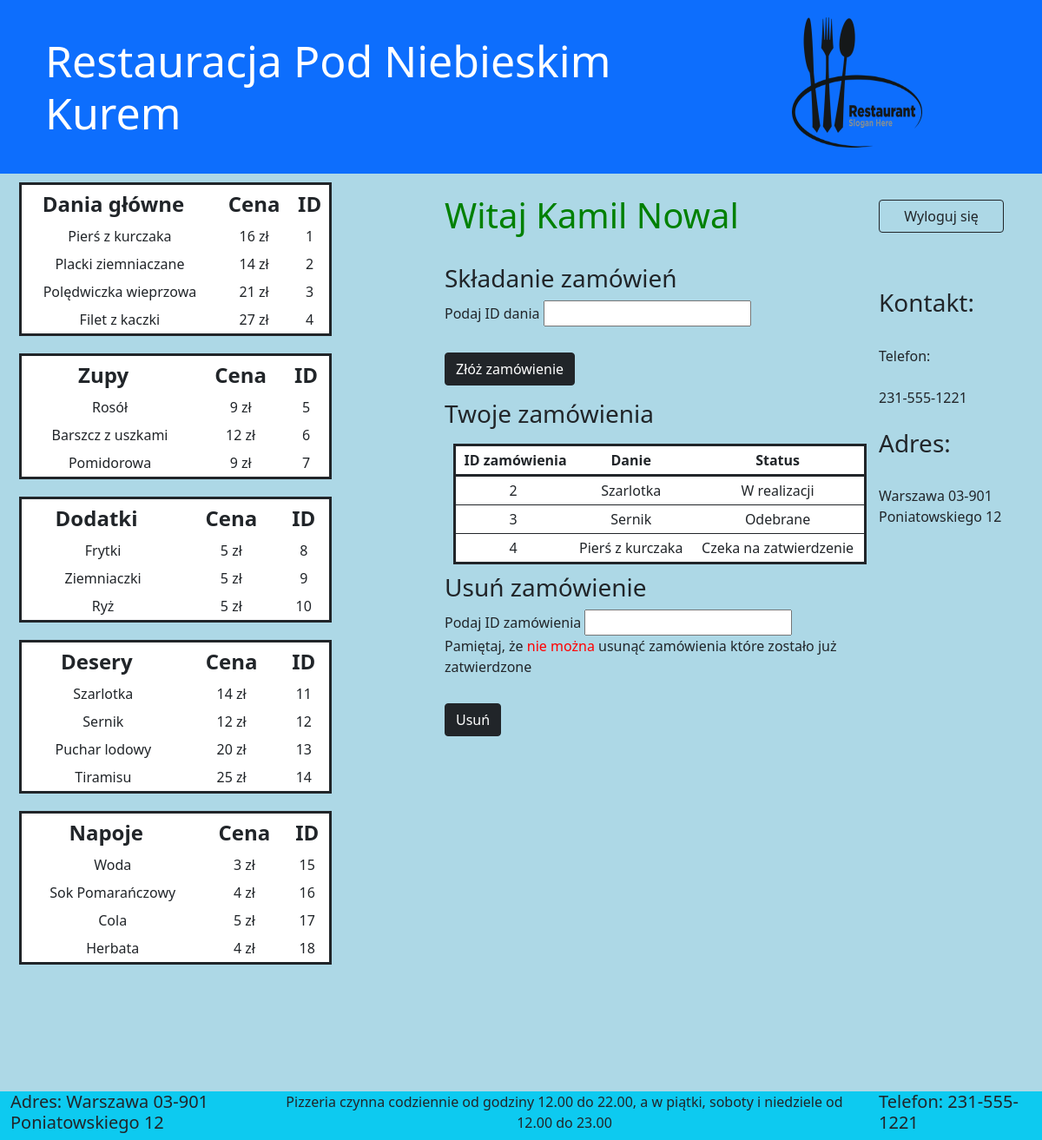
/index.php (signed in), run on the app's committed database.
### tables this page shows
CREATE TABLE `dania` (
  `ID` int(11) NOT NULL,
  `typ` int(11) DEFAULT NULL,
  `nazwa` varchar(30) DEFAULT NULL,
  `cena` int(11) DEFAULT NULL
);

CREATE TABLE `zamowienia` (
  `ID` int(11) NOT NULL,
  `klient` varchar(61) NOT NULL,
  `ID_dania` int(11) NOT NULL,
  `telefon` int(9) DEFAULT NULL,
  `status` int(11) DEFAULT NULL
);

CREATE TABLE `status` (
  `ID` int(11) NOT NULL,
  `opis` varchar(30) NOT NULL
);

### index.php (the view, shortened to what the rows shown need)
<html>
    <head>
<?php
$host="localhost";
$db="restauracjapnk";
$dbuser="root";
$dbpass="";
$conn= new mysqli($host,$dbuser,$dbpass,$db);
?>
        <link href="https://cdn.jsdelivr.net/npm/bootstrap@5.1.3/dist/css/bootstrap.min.css" rel="stylesheet">
    </head>
    <body style="background-color:lightblue">
    <header class="container-fluid bg-primary">
        <div class="row" style="height:200px;">
            <div class="col-9">
                <h1 style="color:white;">Restauracja Pod Niebieskim Kurem</h1>
            </div>
        </div>
    </header>
    <div class="container-fluid">
        <div class="row">
            <div class="col-5">
<?php
if(isset($_COOKIE['pracownik'])){
  $sql="
  select id,id_dania,status
  from zamowienia;
  ";
  $result =$conn->query($sql);
  if ($result->num_rows > 0) {
    echo("
    <table class='zamowienia'>
      <tr>
        <th style='padding-right:0px;'>ID zamówienia</th>
        <th>Danie</th>
        <th>Status</th>
      </tr>
    ");
    while($row = $result->fetch_assoc()) {
      $id=$row["id_dania"];
      $sql1="
        select nazwa
        from dania
        where
        ID=$id;
        ";
      $result1 =$conn->query($sql1);
      if($result1==TRUE){
        $result2 = $result1->fetch_assoc();
        $danie=$result2['nazwa'];
      }
      else{
        $danie=$id;
      }
    echo("
      <tr>
        <td class='text-center'>".$row["id"]."</td>
        <td class='text-center'>".$danie."</td>
        <td class='text-center'>".$row["status"]."</td>
      </tr>
    ");
  }
  echo("</table>");
}
 else {
  echo "Brak zamówień"
  ;}
  $sql="
  select nazwa,cena,id
  from dania
  where typ=1;
  ";
  $result =$conn->query($sql);
  if ($result->num_rows > 0) {
    echo("
    <table>
      <tr>
        <th style='padding-right:20px;'>Dania główne</th>
        <th>Cena</th>
        <th>ID</th>
      </tr>
    ");
  while($row = $result->fetch_assoc()) {
    echo("
      <tr>
        <td>".$row["nazwa"]."</td>
        <td class='text-center'>".$row["cena"]." zł</td>
        <td class='text-center'>".$row["id"]."</td>
      </tr>
    ");
  }
  echo("</table>");
}
 else {
  echo "0 results";}
  $sql="
  select nazwa,cena,id
  from dania
  where typ=2;
  ";
  $result =$conn->query($sql);
  if ($result->num_rows > 0) {
    echo("
    <table>
      <tr>
        <th style='padding-right:20px;'>Zupy</th>
        <th>Cena</th>
        <th>ID</th>
      </tr>
    ");
  while($row = $result->fetch_assoc()) {
    echo("
      <tr>
        <td>".$row["nazwa"]."</td>
        <td class='text-center'>".$row["cena"]." zł</td>
        <td class='text-center'>".$row["id"]."</td>
      </tr>
    ");
  }
  echo("</table>");
}
 else {
  echo "0 results";}
  $sql="
  select nazwa,cena,id
  from dania
  where typ=3;
  ";
  $result =$conn->query($sql);
  if ($result->num_rows > 0) {
    echo("
    <table>
      <tr>
        <th style='padding-right:20px;'>Dodatki</th>
        <th>Cena</th>
        <th>ID</th>
      </tr>
    ");
  while($row = $result->fetch_assoc()) {
    echo("
      <tr>
        <td>".$row["nazwa"]."</td>
        <td class='text-center'>".$row["cena"]." zł</td>
        <td class='text-center'>".$row["id"]."</td>
      </tr>
    ");
  }
  echo("</table>");
}
 else {
  echo "0 results";}
  $sql="
  select nazwa,cena,id
  from dania
  where typ=4;
  ";
  $result =$conn->query($sql);
  if ($result->num_rows > 0) {
    echo("
    <table>
      <tr>
        <th style='padding-right:20px;'>Desery</th>
        <th>Cena</th>
        <th>ID</th>
      </tr>
    ");
  while($row = $result->fetch_assoc()) {
    echo("
      <tr>
        <td>".$row["nazwa"]."</td>
        <td class='text-center'>".$row["cena"]." zł</td>
        <td class='text-center'>".$row["id"]."</td>
      </tr>
    ");
  }
  echo("</table>");
}
 else {
  echo "0 results";}
  $sql="
  select nazwa,cena,id
  from dania
  where typ=5;
  ";
  $result =$conn->query($sql);
  if ($result->num_rows > 0) {
    echo("
    <table>
      <tr>
        <th style='padding-right:20px;'>Napoje</th>
        <th>Cena</th>
        <th>ID</th>
      </tr>
    ");
  while($row = $result->fetch_assoc()) {
    echo("
      <tr>
        <td>".$row["nazwa"]."</td>
        <td class='text-center'>".$row["cena"]." zł</td>
        <td class='text-center'>".$row["id"]."</td>
      </tr>
    ");
  }
  echo("</table>");
}
 else {
  echo "0 results";}
}
else{
if(isset($_COOKIE['imie'])&& isset($_COOKIE['nazwisko'])){
  $sql="
  select nazwa,cena,id
  from dania
  where typ=1;
  ";
  $result =$conn->query($sql);
  if ($result->num_rows > 0) {
    echo("
    <table>
      <tr>
        <th style='padding-right:20px;'>Dania główne</th>
        <th>Cena</th>
        <th>ID</th>
      </tr>
    ");
  while($row = $result->fetch_assoc()) {
    echo("
      <tr>
        <td>".$row["nazwa"]."</td>
        <td class='text-center'>".$row["cena"]." zł</td>
        <td class='text-center'>".$row["id"]."</td>
      </tr>
    ");
  }
  echo("</table>");
}
 else {
  echo "0 results";}
  $sql="
  select nazwa,cena,id
  from dania
  where typ=2;
  ";
  $result =$conn->query($sql);
  if ($result->num_rows > 0) {
    echo("
    <table>
      <tr>
        <th style='padding-right:20px;'>Zupy</th>
        <th>Cena</th>
        <th>ID</th>
      </tr>
    ");
  while($row = $result->fetch_assoc()) {
    echo("
      <tr>
        <td>".$row["nazwa"]."</td>
        <td class='text-center'>".$row["cena"]." zł</td>
        <td class='text-center'>".$row["id"]."</td>
      </tr>
    ");
  }
  echo("</table>");
}
 else {
  echo "0 results";}
  $sql="
  select nazwa,cena,id
  from dania
  where typ=3;
  ";
  $result =$conn->query($sql);
  if ($result->num_rows > 0) {
    echo("
    <table>
      <tr>
        <th style='padding-right:20px;'>Dodatki</th>
        <th>Cena</th>
        <th>ID</th>
      </tr>
    ");
  while($row = $result->fetch_assoc()) {
    echo("
      <tr>
        <td>".$row["nazwa"]."</td>
        <td class='text-center'>".$row["cena"]." zł</td>
        <td class='text-center'>".$row["id"]."</td>
      </tr>
    ");
  }
  echo("</table>");
}
 else {
  echo "0 results";}
  $sql="
  select nazwa,cena,id
  from dania
  where typ=4;
  ";
  $result =$conn->query($sql);
  if ($result->num_rows > 0) {
    echo("
    <table>
      <tr>
        <th style='padding-right:20px;'>Desery</th>
        <th>Cena</th>
        <th>ID</th>
      </tr>
    ");
  while($row = $result->fetch_assoc()) {
    echo("
      <tr>
        <td>".$row["nazwa"]."</td>
        <td class='text-center'>".$row["cena"]." zł</td>
        <td class='text-center'>".$row["id"]."</td>
      </tr>
    ");
  }
  echo("</table>");
}
 else {
  echo "0 results";}
  $sql="
  select nazwa,cena,id
  from dania
  where typ=5;
  ";
  $result =$conn->query($sql);
  if ($result->num_rows > 0) {
    echo("
    <table>
      <tr>
        <th style='padding-right:20px;'>Napoje</th>
        <th>Cena</th>
        <th>ID</th>
      </tr>
    ");
  while($row = $result->fetch_assoc()) {
    echo("
      <tr>
        <td>".$row["nazwa"]."</td>
        <td class='text-center'>".$row["cena"]." zł</td>
        <td class='text-center'>".$row["id"]."</td>
      </tr>
    ");
  }
  echo("</table>");
}
 else {
  echo "0 results";}
}
}
?>
            </div>
            <div class='col-5'>
<?php
if(isset($_COOKIE['pracownik'])){
  echo("
  <br/>
  <h1 style='color:green;'>Witaj w panelu administracyjnym</h1>
  <br/>
  <form action='' method='post'>
    <h3>Edytuj status zamówień</h3>
    <label>Podaj ID zamówienia</label><br/>
      <input type='number' name='id'><br/>
    <label>Podaj status zamówienia</label><br/>
      <input type='number' name='status'><br/>
      <input style='margin-top:30px;' class='btn btn-dark d-flex justify-content-center' type='submit' value='Edytuj' name='edycja'/>
  </form>
  ");
if(isset($_POST["edycja"])){
  $id=$_POST["id"];
  $status=$_POST["status"];
  if(empty($id)==TRUE || empty($status)==TRUE){
    echo "<div class='text-center' style='color:red'>Uzupełnij wsztstkie rubryki</div>";
  }
  else{
    $sql="
    UPDATE zamowienia
    SET status=$status
    WHERE id=$id;
    ";
    $result =$conn->query($sql);
    if ($result==TRUE){
      echo "
      <br/><form action='' method='post'>
      <div class='text-center' style='color:green'>Edycja udana,
      <input type='submit'name='reload' value='odśwież'>
      by zobaczyć zmiany</div>
      </form>
      ";
    }
    else{
      echo "<div class='text-center' style='color:red'>Edycja nieudana</div>";
    }
  }
}
echo("
<br/><div style='color:purple'>STATUS ZAMÓWIENIA:</div>
<div style='color:purple'>1 - zamówienie czeka na zatwierdzenie</div>
<div style='color:purple'>2 - zamówienie w trakcie realizowania</div>
<div style='color:purple'>3 - zamówienie jest gotowe</div>
<div style='color:purple'>4 - zamówienie odebrane przez klienta</div><br/>
<form action='' method='post'>
  <h3>Usuń zamówienie</h3>
  <label>Podaj ID zamówienia</label><br/>
    <input type='number' name='id'>
    <input style='margin-top:30px;' class='btn btn-dark d-flex justify-content-center' type='submit' value='Usuń' name='p_usun'/>
</form>
");
if(isset($_POST["p_usun"])){
  $id=$_POST["id"];
  if(empty($id)==TRUE){
    echo "<div class='text-center' style='color:red'>Wpisz id zamówienia</div>";
  }
  else{
    $sql="
    DELETE FROM zamowienia
    WHERE id=$id;
    ";
    $result =$conn->query($sql);
    if ($result==TRUE){
      $int=$conn->affected_rows;
      if($int>0){
      echo "
        <br/><form action='' method='post'>
        <div class='text-center' style='color:green'>Usunięto zamówienie,
        <input type='submit'name='reload' value='odśwież'>
        by zobaczyć zmiany</div>
        </form>
      ";
      }
      else{
      echo "
      <div class='text-center' style='color:red'>Nie ma zamówienia o takim ID</div>
      ";
      }
    }
    else{
      echo "<div class='text-center' style='color:red'>Nie udało się usunąć zamówienia</div>";
    }
  }
}
echo("
  <form action='' method='post'>
    <h3>Dodawanie dań do menu</h3>
    <label>Nazwa</label><br/>
      <input type='text' name='nazwa'><br/>
    <label>Cena</label><br/>
      <input type='number' name='cena'><br/>
    <label>Typ</label><br/>
      <input type='number' name='typ'><br/>
      <input style='margin-top:30px;' class='btn btn-dark d-flex justify-content-center' type='submit' value='Dodaj' name='dodawanie_d'/>
  </form>
");
if(isset($_POST['dodawanie_d'])){
  $nazwa=$_POST['nazwa'];
  $cena=$_POST['cena'];
  $typ=$_POST['typ'];
  if(empty($nazwa)==TRUE || empty($cena)==TRUE || empty($typ)==TRUE){
    echo "<div class='text-center' style='color:red'>Uzupełnij wszystkie rubryki</div>";
  }
  else{
    $sql="
    INSERT INTO dania(nazwa,cena,typ)
    VALUES
    ('$nazwa',$cena,$typ);
    ";
    $result =$conn->query($sql);
    if ($result==TRUE){
      echo("
      <br/><form action='' method='post'>
        <div class='text-center' style='color:green'>Dodano danie,
        <input type='submit'name='reload' value='odśwież'>
        by zobaczyć zmiany</div>
      </form>
      ");
    }
    else{
      echo "<div class='text-center' style='color:red'>Nie udało się dodać dania</div>";
    }
  }
}
echo("
<br/><div style='color:purple'>TYP DANIA:</div>
<div style='color:purple'>1 - Danie główne</div>
<div style='color:purple'>2 - Zupa</div>
<div style='color:purple'>3 - Dodatek</div>
<div style='color:purple'>4 - Deser</div>
<div style='color:purple'>4 - Napój</div><br/>
");
echo("
<form action='' method='post'>
  <h3>Usuń danie</h3>
  <label>Podaj ID dania</label><br/>
    <input type='number' name='id'>
    <input style='margin-top:30px;' class='btn btn-dark d-flex justify-content-center' type='submit' value='Usuń' name='p_usun_danie'/>
</form>
");
if(isset($_POST["p_usun_danie"])){
  $id=$_POST["id"];
  if(empty($id)==TRUE){
    echo "<div class='text-center' style='color:red'>Wpisz ID dania</div>";
  }
  else{
    $sql="
    DELETE FROM dania
    WHERE id=$id;
    ";
    $result =$conn->query($sql);
    if ($result==TRUE){
      $int=$conn->affected_rows;
      if($int>0){
      echo "
        <br/><form action='' method='post'>
        <div class='text-center' style='color:green'>Usunięto danie,
        <input type='submit'name='reload' value='odśwież'>
        by zobaczyć zmiany</div>
        </form>
      ";
      }
      else{
      echo "
      <div class='text-center' style='color:red'>Nie ma dania o takim ID</div>
      ";
      }
    }
    else{
      echo "<div class='text-center' style='color:red'>Nie udało się usunąć dania</div>";
    }
  }
}
}
else{
if(isset($_COOKIE['imie'])&& isset($_COOKIE['nazwisko'])){
  $imie=$_COOKIE['imie'];
  $nazwisko=$_COOKIE['nazwisko'];
  echo("
  <br/>
  <h1 style='color:green;'>Witaj $imie $nazwisko</h1>
  <br/>
  <form action='' method='post'>
    <h3>Składanie zamówień</h3>
    <label>Podaj ID dania</label>
      <input type='number' name='id'>
      <input style='margin-top:30px;' class='btn btn-dark d-flex justify-content-center' type='submit' value='Złóż zamówienie' name='zamowienie'/>
  </form>
");
  $imie=$_COOKIE['imie'];
  $nazwisko=$_COOKIE['nazwisko'];
  $sql="
  select id,id_dania,status
  from zamowienia
  where
  klient='$imie $nazwisko';
  ";
  $result =$conn->query($sql);
  if ($result->num_rows > 0) {
    echo("
    <table class='zamowienia'>
      <tr>
        <th style='padding-right:0px;'>ID zamówienia</th>
        <th>Danie</th>
        <th>Status</th>
      </tr>
    ");
  while($row = $result->fetch_assoc()) {
    $status=$row["status"];
    $sql1="
      select opis
      from status
      where
      ID=$status;
      ";
    $result11 =$conn->query($sql1);
    if($result11==TRUE){
      $result22 = $result11->fetch_assoc();
      $opis=$result22['opis'];
    }
    else{
      $opis=$status;
    }
    $id=$row["id_dania"];
    $sql1="
      select nazwa
      from dania
      where
      ID=$id;
      ";
    $result1 =$conn->query($sql1);
    if($result1==TRUE){
      $result2 = $result1->fetch_assoc();
      $danie=$result2['nazwa'];
    }
    else{
      $danie=$id;
    }
    echo("
      <tr>
        <td class='text-center'>".$row["id"]."</td>
        <td class='text-center'>".$danie."</td>
        <td class='text-center'>".$opis."</td>
      </tr>
    ");
  }
  echo("</table>");
}
 else {
  echo "Brak posiadanych zamówień";
}
  echo("
  <br/>
  <form action='' method='post'>
    <h3>Usuń zamówienie</h3>
    <label>Podaj ID zamówienia</label>
      <input type='number' name='id'>
      <div>Pamiętaj, że <span style='color:red'>nie można</span> usunąć zamówienia które zostało już zatwierdzone</div>
      <input style='margin-top:30px;' class='btn btn-dark d-flex justify-content-center' type='submit' value='Usuń' name='usun'/>
  </form>
  ");
}
}
?>
            </div>
        </div><br/><br/><br/>
    </div></br></br></br></br></br>
  </body>
</html>

### data on the page
dania: nazwa "Pierś z kurczaka", cena "16", ID "1"
dania: nazwa "Placki ziemniaczane", cena "14", ID "2"
dania: nazwa "Polędwiczka wieprzowa", cena "21", ID "3"
dania: nazwa "Filet z kaczki", cena "27", ID "4"
dania: nazwa "Rosół", cena "9", ID "5"
dania: nazwa "Barszcz z uszkami", cena "12", ID "6"
dania: nazwa "Pomidorowa", cena "9", ID "7"
dania: nazwa "Frytki", cena "5", ID "8"
dania: nazwa "Ziemniaczki", cena "5", ID "9"
dania: nazwa "Ryż", cena "5", ID "10"
dania: nazwa "Szarlotka", cena "14", ID "11"
dania: nazwa "Sernik", cena "12", ID "12"
dania: nazwa "Puchar lodowy", cena "20", ID "13"
dania: nazwa "Tiramisu", cena "25", ID "14"
dania: nazwa "Woda", cena "3", ID "15"
dania: nazwa "Sok Pomarańczowy", cena "4", ID "16"
dania: nazwa "Cola", cena "5", ID "17"
dania: nazwa "Herbata", cena "4", ID "18"
zamowienia: ID "2", ID_dania.nazwa "Szarlotka", status.opis "W realizacji"
zamowienia: ID "3", ID_dania.nazwa "Sernik", status.opis "Odebrane"
zamowienia: ID "4", ID_dania.nazwa "Pierś z kurczaka", status.opis "Czeka na zatwierdzenie"

### other printed values
$imie "Kamil"
$nazwisko "Nowal"
